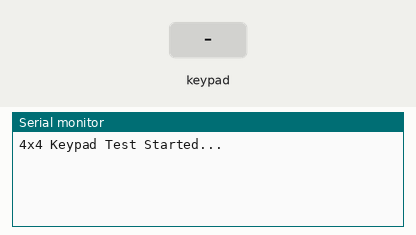
Bench run of a sketch on a simulated Arduino Uno, built with avr-gcc and run on an emulated ATmega328P. Parts: the last lines printed to the serial monitor. The test bench sets the inputs (shaded band).

Above: at 1.2 s.
1.3 s: key '1' pressed
At 2.4 s:
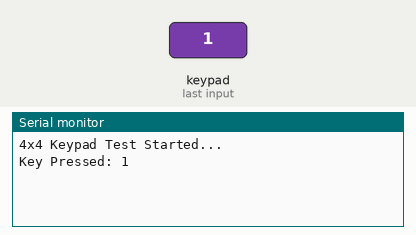
2.8 s: keypad keys 9 8 7 6 * pressed 0.4 s apart
At 4.8 s:
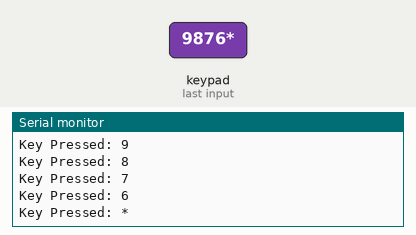
6.3 s: key 'C' pressed
At 7.5 s:
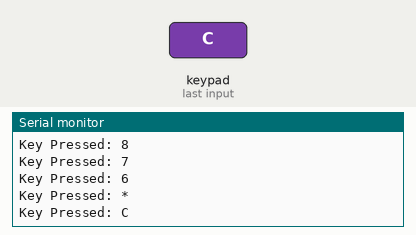
7.8 s: key '/' pressed
At 8.8 s:
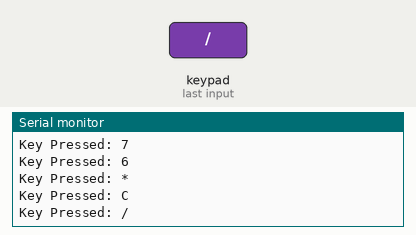
9.3 s: keypad keys 5 4 3 2 pressed 0.4 s apart
At 10.9 s:
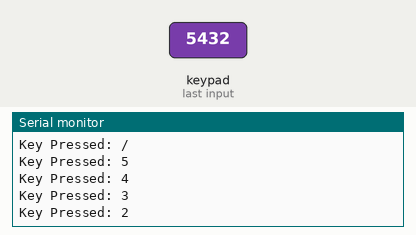
Timing chart, 0 to 12.4 s (numbered marks = the images above; inputs shaded):
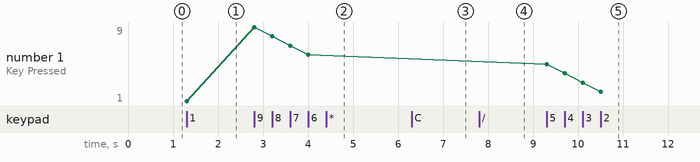

Measured:
- after the input at 1.3 s, the serial monitor: prints a new line at once (image 1)
- after the input at 2.8 s, the serial monitor: prints a new line at once (image 2)
- after the input at 6.3 s, the serial monitor: prints a new line at once (image 3)
- after the input at 7.8 s, the serial monitor: prints a new line at once (image 4)
- after the input at 9.3 s, the serial monitor: prints a new line at once (image 5)
- plotted number 1: 1 → 6 after the input at 2.8 s, 6 → 2 after the input at 9.3 s

The sketch:

keypad_serial_test.ino
```cpp
#include <Keypad.h>

const byte ROW_NUM    = 4;
const byte COLUMN_NUM = 4;

char keys[ROW_NUM][COLUMN_NUM] = {
  {'1', '2', '3', '+'},
  {'4', '5', '6', '-'},
  {'7', '8', '9', '*'},
  {'C', '0', '.', '/'}
};

byte pin_rows[ROW_NUM]    = {9, 8, 7, 6};
byte pin_column[COLUMN_NUM] = {5, 4, 3, 2};

Keypad keypad = Keypad(makeKeymap(keys), pin_rows, pin_column, ROW_NUM, COLUMN_NUM);

void setup() {
  Serial.begin(9600);
  Serial.println("4x4 Keypad Test Started...");
}

void loop() {
  char key = keypad.getKey();

  if (key) {
    Serial.print("Key Pressed: ");
    Serial.println(key);
  }
}
```
